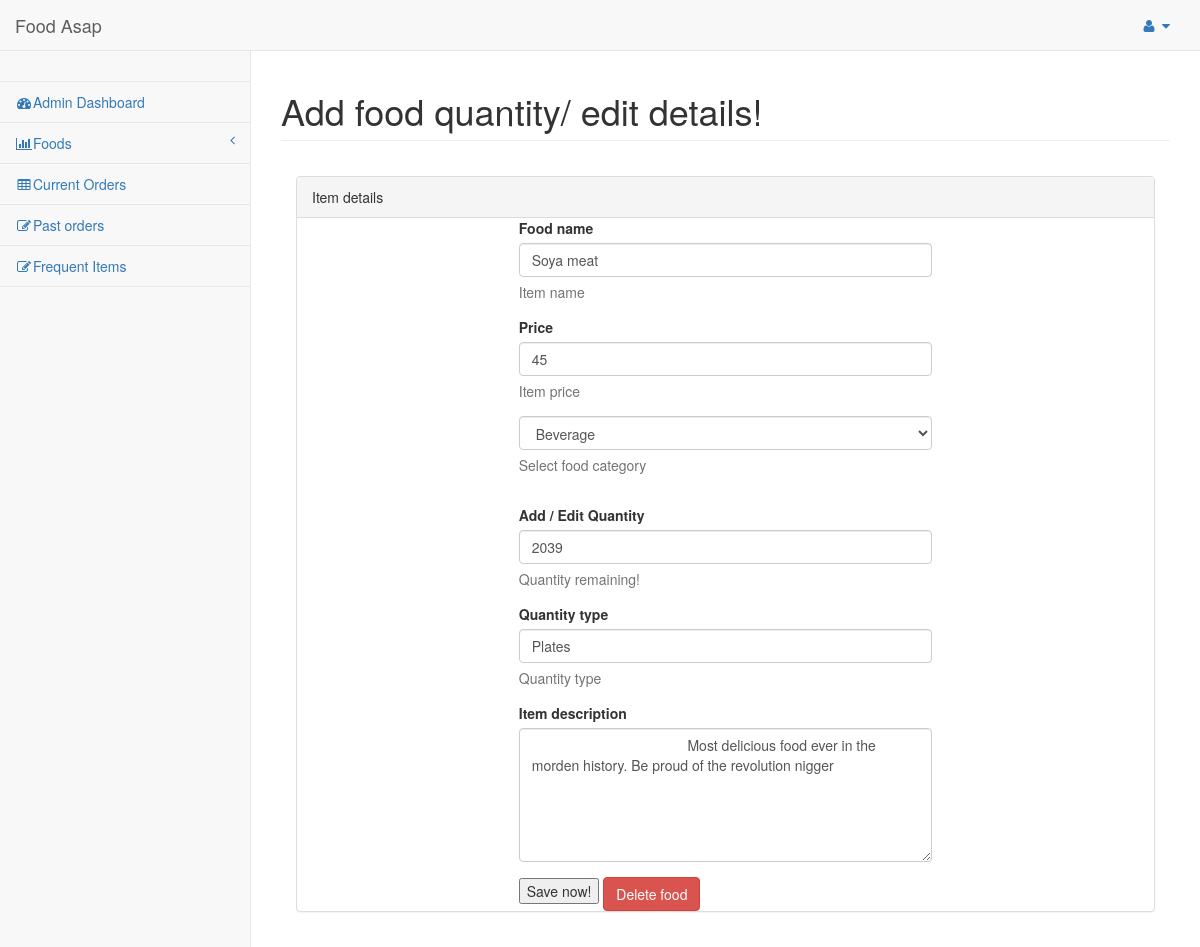
Page /pages/edit_food.php?id=73 on the committed database.
### tables this page shows
CREATE TABLE `foods` (
  `id` int(11) NOT NULL,
  `name` varchar(50) NOT NULL,
  `price` double NOT NULL,
  `contents` text NOT NULL,
  `image` varchar(255) NOT NULL,
  `category` varchar(255) NOT NULL,
  `quantity_remaining` int(10) NOT NULL,
  `qntytype` varchar(255) NOT NULL
);

### pages/edit_food.php (the view, shortened to what this page needs)
<?php include('header.php'); ?>
<div id="page-wrapper">
    <div class="row">
        <div class="col-lg-12">
            <h1 class="page-header">Add food quantity/ edit details!</h1>
        </div>
    </div>
    <div class="panel-body">
        <?php
        include('dbconnect.php');
        $id=$_GET['id'];
        $id=$id*1;
       	$sql = "SELECT * FROM `foods` where `id` ='$id'";
	$r = mysqli_query($con,$sql);
    $count = mysqli_num_rows($r);
    if ($count>0)
    {
 while($row = mysqli_fetch_array($r))
 {
     $name=$row['name'];
     $price=$row['price'];
     $contents=$row['contents'];
     $category=$row['category'];
     $amt_remaining=$row['quantity_remaining'];
     $qntytype = $row['qntytype'];
}
    }
    else
{
}
        ?>
        <div class="row">
            <div class="col-lg-12">
                <div class="panel panel-default">
                    <div class="panel-heading">
                        Item details
                    </div>
                    <div class="row">
                        <div class="col-lg-3">
                        </div>
                        <div class="col-lg-6">
                            <form role="form" method="post" action="edit_food.php?id=<?php echo $id?>" enctype="multipart/form-data">
                                <div class="form-group">
                                    <label>Food name</label>
                                    <input class="form-control"  id="price1" name="price1" value='<?php echo $name; ?>'>
                                    <p class="help-block">Item name</p>
                                </div>
                                <div class="form-group">
                                    <label>Price</label>
                                    <input class="form-control" value='<?php echo $price; ?>' id="price" name="price">
                                    <p class="help-block">Item price</p>
                                </div>
                                <select class="form-control" id="category" name="category">
                                    <?php
                                    if($category=="Main meal")
                                    {
                                        echo " <option selected='Main meal'>Main meal</option>
                                                <option>Beverage</option>
                                              ";
                                    }
                                    else
                                        if($category=="Beverage")
                                    {
                                        echo " <option selected='Beverage'>Beverage</option>
                                                <option>Main meal</option>
                                                ";
                                    }
                                    ?>
                                            </select>
                                <p class="help-block">Select food category</p>
                                <br/>
                                 <div class="form-group">
                                    <label>Add / Edit Quantity</label>
                                    <input class="form-control"  id="qnty" name="qnty" value='<?php echo $amt_remaining; ?>'>
                                    <p class="help-block">Quantity remaining!</p>
                                </div>
                                <div class="form-group">
                                   <label>Quantity type</label>
                                   <input class="form-control"  id="qntytype" name="qntytype" value='<?php echo $qntytype; ?>'>
                                   <p class="help-block">Quantity type</p>
                               </div>
                                <div class="form-group">
                                    <label>Item description</label>
                                    <div class="">
                                        <textarea class="form-control ckeditor" id="editor1"  name="editor1" rows="6">
                                        <?php echo $contents;?>
                                        </textarea>
                                    </div>
                                </div>
                                <input type="submit" value="Save now!" name="submit">
<?php $link = 'delete.php?id='.$id; ?>
                                <a href='<?php echo $link ?>' class="btn btn-danger" role="button">Delete food</a>
                            </form>
                        </div>
                        <div class="col-lg-3">
                        </div>
                    </div>
                </div>
            </div>
        </div>
    </div>
</div>
    <?php include('footer.php');?>

### rows in the picture
foods: price1 "Soya meat", price "45", category "Beverage", qnty "2039", qntytype "Plates", editor1 "Most delicious food ever in the morden history. Be proud of the revolution nigger"
